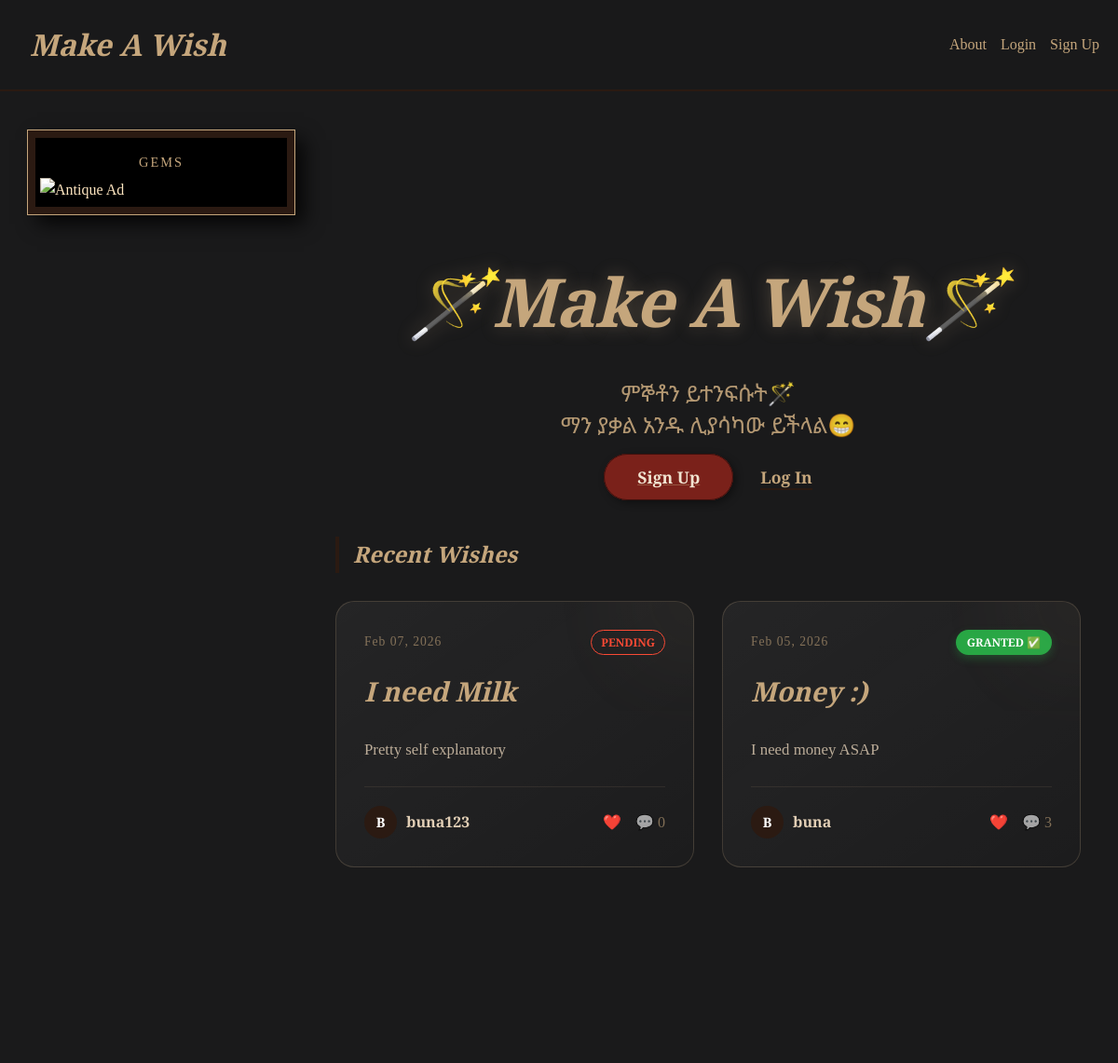
Before: / (upper part) with the older database file.
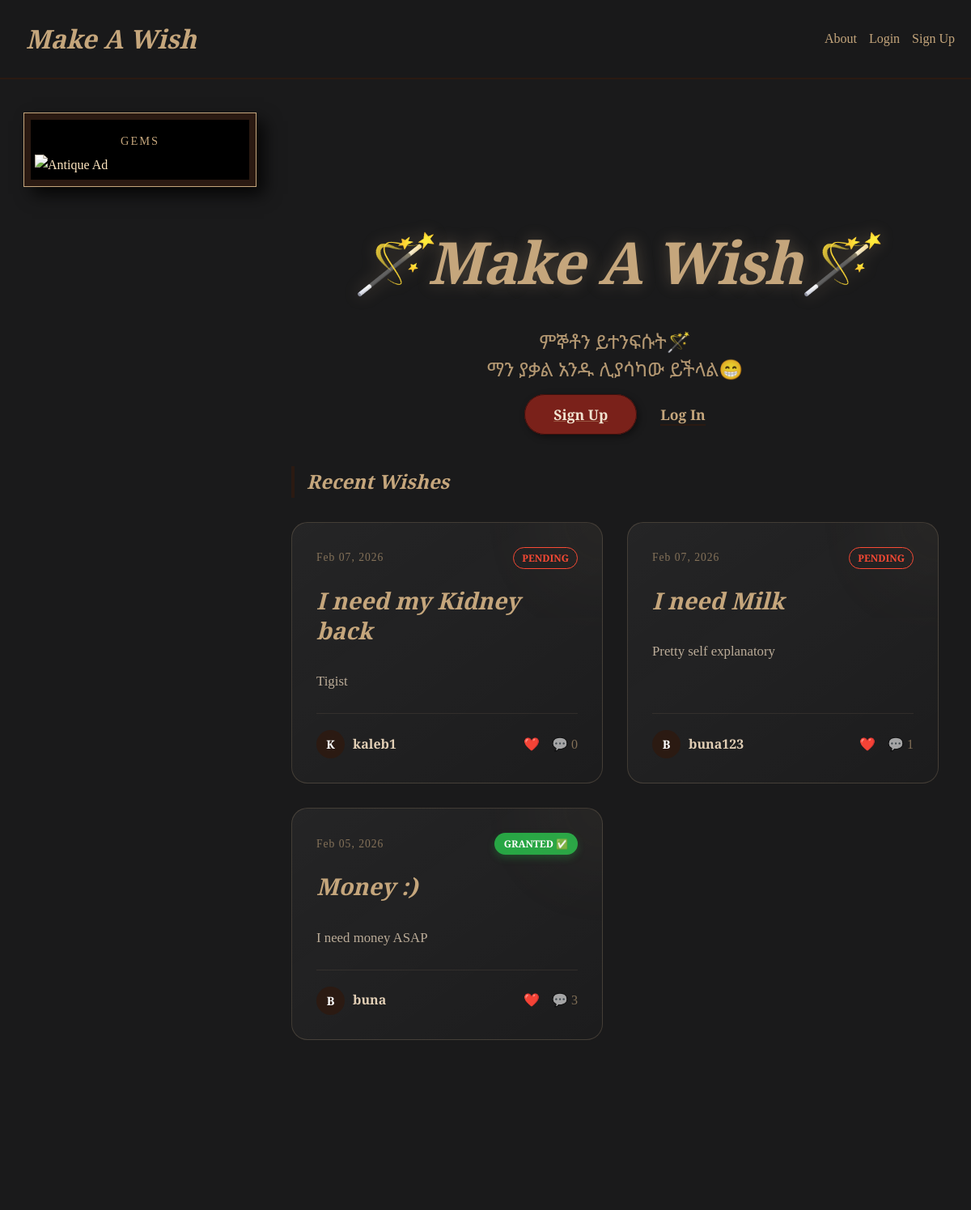
After: the same page with the newer database file.
### wishes/models.py (models this page shows, shortened)
class Wish(models.Model):
    title = models.CharField(max_length=50)
    description = models.TextField()
    created_at = models.DateTimeField(default=timezone.now)
    is_granted = models.BooleanField(default=False, verbose_name="Granted")
    phone_number = models.CharField(
        max_length=20,
        blank=True,
        null=True,
        help_text="Optional"
    )
    bank_account = models.CharField(
        max_length=50,
        blank=True,
        null=True,
        help_text="Optional"
    )
    bank_name = models.CharField(
        max_length=100,
        blank=True,
        null=True,
    )
    user = models.ForeignKey(CustomUser, on_delete=models.CASCADE, related_name='wishes')

### accounts/models.py (models this page shows, shortened)
class CustomUser(AbstractUser):
    bio = models.TextField(blank=True)
    profile_picture_url = models.URLField(
        max_length=500,
        blank=True,
        null=True,
        help_text="Optional: Paste a direct image URL (e.g. from Imgur or Google)"
    )

### wishes/views.py (the view)
# urls.py: path('', WishListView.as_view(template_name='home.html'), name='home'),
class WishListView(ListView):
    model = Wish
    template_name = 'wishes/wish_list.html'
    context_object_name = 'wishes'
    ordering = ['-created_at']           # newest first

### templates/home.html (shortened to what the changed rows need)
{% extends 'base.html' %}
{% load static %}
{% block content %}
<div style="text-align:center; margin: 0 auto 50px; padding-top: 0;">
    <h1 style="font-size:4.5rem; margin-bottom:5px; color: var(--faded-gold); text-shadow: 0 0 20px rgba(210, 180, 140, 0.3); letter-spacing: -1px;">
        🪄Make A Wish🪄
    </h1>
</div>
<div style="max-width: 1300px; margin: 0 auto; padding: 0 20px;">
    <h2 style="text-align:left; margin-bottom: 30px; font-family: 'Playfair Display', serif; color: var(--faded-gold); border-left: 4px solid var(--wood); padding-left: 15px;">
        Recent Wishes
    </h2>
    {% if wishes %}
        <div style="display: grid; grid-template-columns: repeat(auto-fill, minmax(350px, 1fr)); gap: 30px;">
            {% for wish in wishes %}
                <div class="wish-item" style="position: relative; background: linear-gradient(145deg, rgba(255,255,255,0.05) 0%, rgba(255,255,255,0.01) 100%); border: 1px solid rgba(210, 180, 140, 0.2); border-radius: 20px; padding: 30px; transition: all 0.4s cubic-bezier(0.175, 0.885, 0.32, 1.275); display: flex; flex-direction: column; overflow: hidden;">
                    <div style="position: absolute; top: -50px; right: -50px; width: 100px; height: 100px; background: var(--faded-gold); filter: blur(60px); opacity: 0.1;"></div>
                    <div style="display: flex; justify-content: space-between; align-items: center; margin-bottom: 20px;">
                        <span style="color: var(--faded-gold); font-size: 0.85rem; letter-spacing: 1px; opacity: 0.6;">
                            {{ wish.created_at|date:"M d, Y" }}
                        </span>
                        {% if wish.is_granted %}
                            <span style="background: #28a745; color: white; padding: 4px 12px; border-radius: 50px; font-size: 0.75rem; font-weight: 800; box-shadow: 0 4px 10px rgba(40, 167, 69, 0.3);">GRANTED ✅</span>
                        {% else %}
                            <span style="border: 1px solid #fb4934; color: #fb4934; padding: 3px 10px; border-radius: 50px; font-size: 0.75rem; font-weight: 800;">PENDING</span>
                        {% endif %}
                    </div>
                    <h3 style="margin: 0 0 15px 0; line-height: 1.3;">
                        <a href="{% url 'wishes:detail' wish.pk %}" style="color: var(--faded-gold); text-decoration: none; font-size: 1.8rem; font-family: 'Playfair Display', serif; display: block;">
                            {{ wish.title }}
                        </a>
                    </h3>
                    <p style="color: var(--parchment); opacity: 0.8; line-height: 1.6; font-size: 1.05rem; margin-bottom: 25px;">
                        {{ wish.description|truncatewords:20 }}
                    </p>
                    <div style="margin-top: auto; display: flex; justify-content: space-between; align-items: center; padding-top: 20px; border-top: 1px solid rgba(210, 180, 140, 0.1);">
                        <div style="display: flex; align-items: center; gap: 10px;">
                            <div style="width: 35px; height: 35px; background: var(--wood); border-radius: 50%; display: flex; align-items: center; justify-content: center; color: white; font-weight: bold; font-size: 0.9rem;">
                                {{ wish.user.username|slice:":1"|upper }}
                            </div>
                            <span style="color: var(--parchment); font-weight: bold;">{{ wish.user.username }}</span>
                        </div>
                        <div style="display: flex; gap: 15px;">
                            <span style="color: var(--faded-gold); font-weight: bold;">❤️ {{ wish.like_count }}</span>
                            <span style="color: var(--faded-gold); opacity: 0.6;">💬 {{ wish.comments.count }}</span>
                        </div>
                    </div>
                </div>
            {% endfor %}
        </div>
    {% else %}
        <div style="text-align:center; padding: 100px 0;">
            <p style="color: var(--parchment); opacity: 0.5; font-size: 1.5rem; font-style: italic;">
                The ledger is empty. Start the magic...
            </p>
        </div>
    {% endif %}
</div>
{% endblock %}

Changed rows visible on the page:
added Wish: created_at "Feb 07, 2026", is_granted "PENDING", title "I need my Kidney back", description "Tigist", user.username "K", user.username "kaleb1", comments.count "0"
computed for Wish "I need Milk": comments.count "0" → "1"
